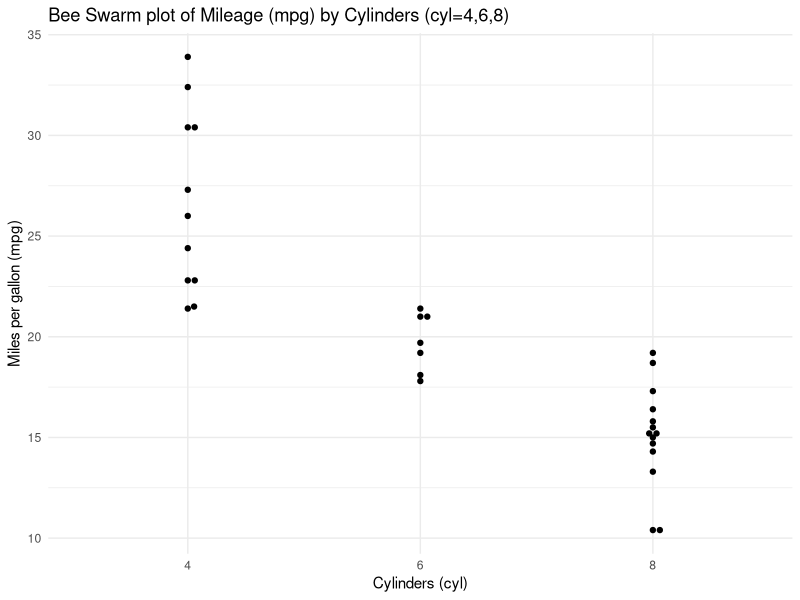
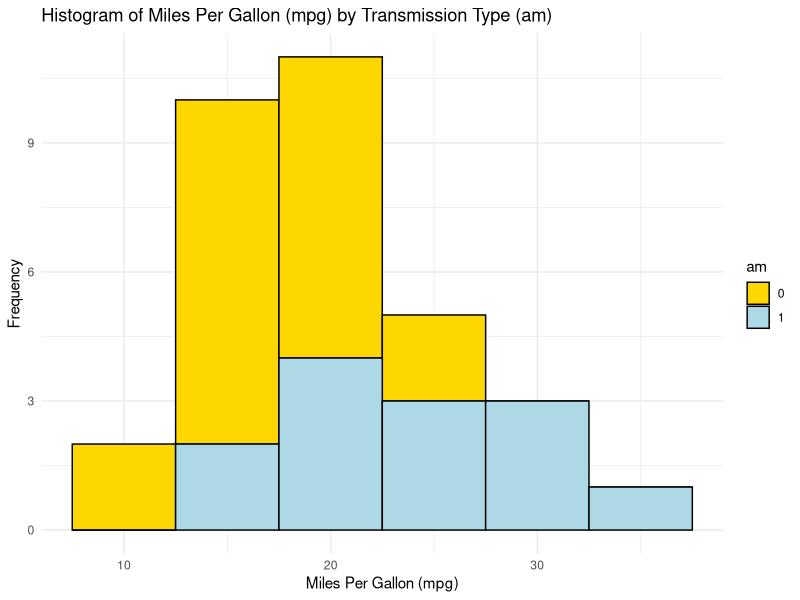
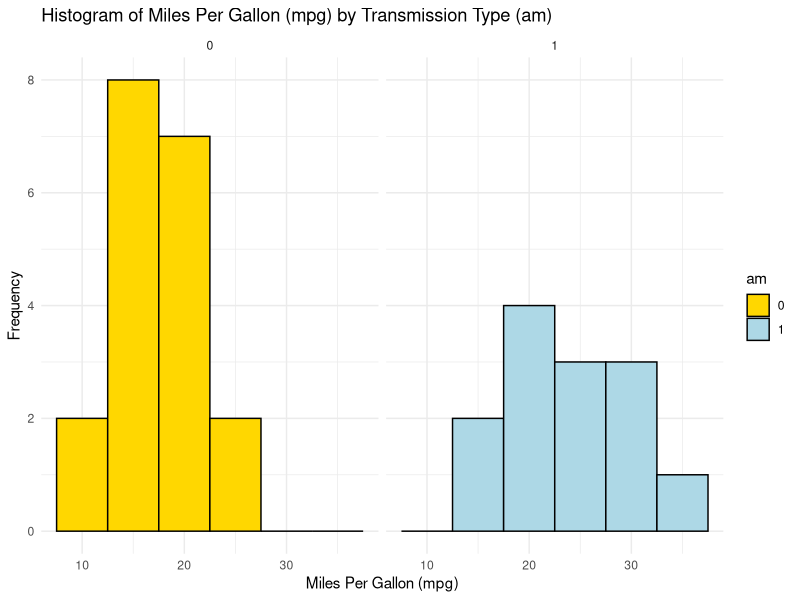
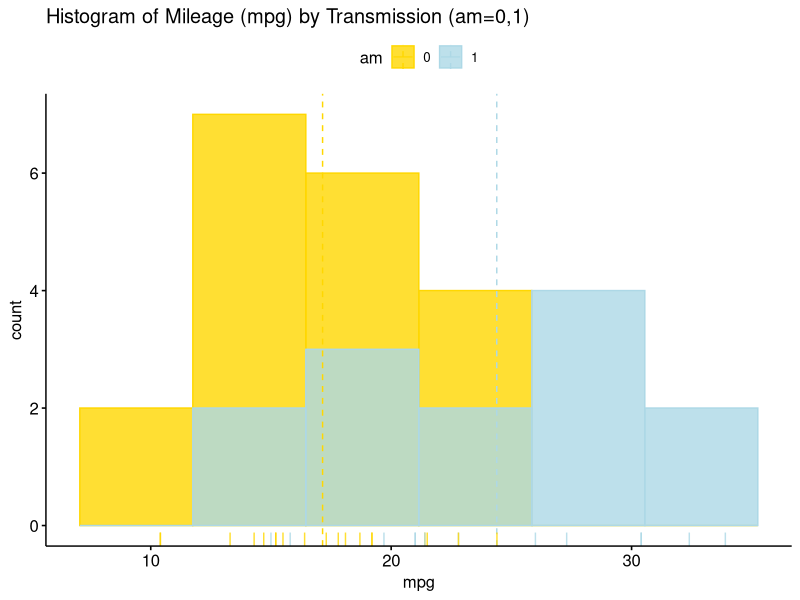
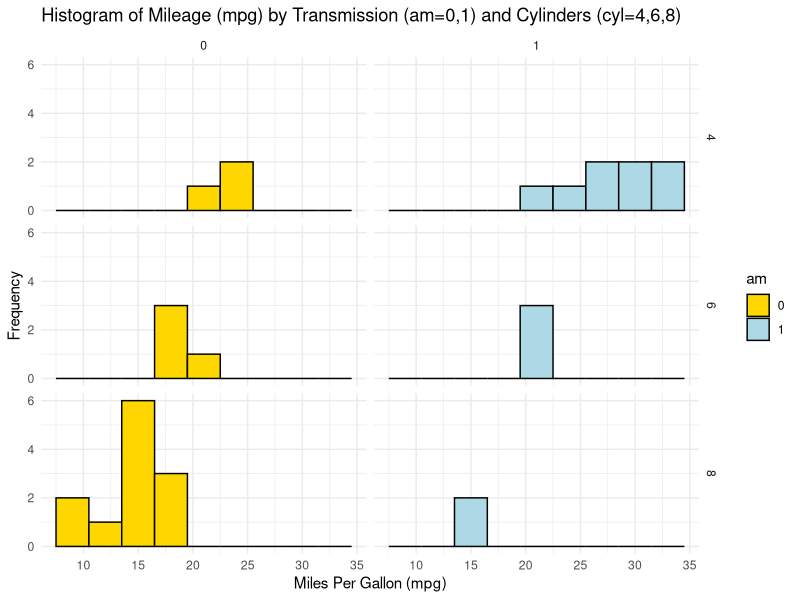
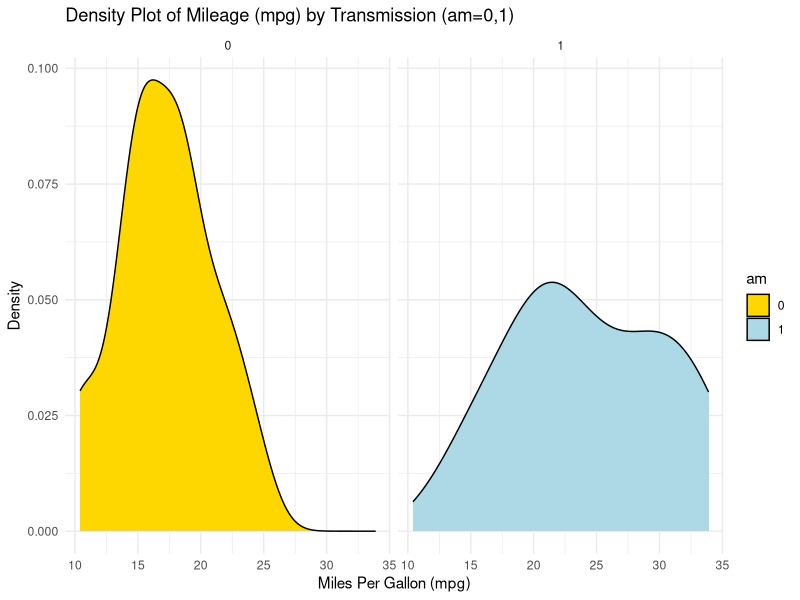
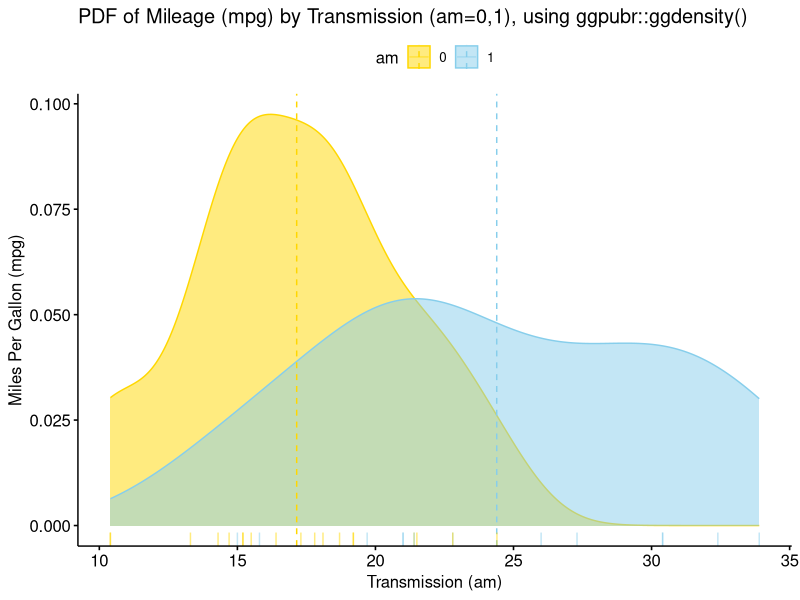
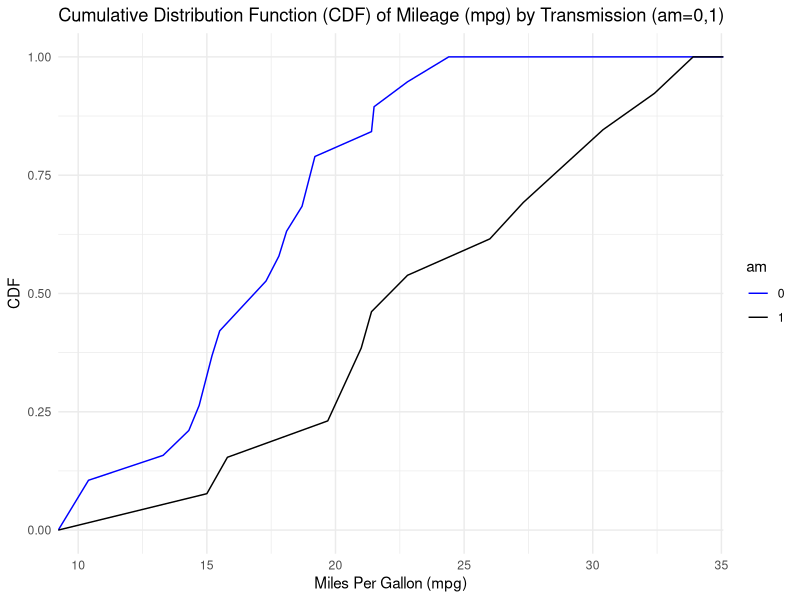

Source code (R) for these figures, in order:
## ---- chunk 1
# Load the required libraries, suppressing annoying startup messages
library(dplyr, quietly = TRUE, warn.conflicts = FALSE)
library(tibble, quietly = TRUE, warn.conflicts = FALSE)
library(knitr) # For formatting tables
# Read the mtcars dataset into a tibble called tb
data(mtcars)
tb <- as_tibble(mtcars)
# Convert relevant columns into factor variables
tb$cyl <- as.factor(tb$cyl) # cyl = {4,6,8}, number of cylinders
tb$am <- as.factor(tb$am) # am = {0,1}, 0:automatic, 1: manual transmission
tb$vs <- as.factor(tb$vs) # vs = {0,1}, v-shaped engine, 0:no, 1:yes
tb$gear <- as.factor(tb$gear) # gear = {3,4,5}, number of gears
# Directly access the data columns of tb, without tb$mpg
attach(tb)
## ---- chunk 2
library(ggplot2)
library(ggbeeswarm)
# Create the beeswarm plot
ggplot(mtcars, 
       aes(x = factor(cyl), 
           y = mpg)) +
  geom_beeswarm() +
  labs(title = "Bee Swarm plot of Mileage (mpg) by Cylinders (cyl=4,6,8)",
       x = "Cylinders (cyl)",
       y = "Miles per gallon (mpg)") +
  theme_minimal() 
## ---- chunk 3
ggplot(tb, aes(x = mpg, 
               fill = am)) +
  geom_histogram(binwidth = 5, color = "black") +
  scale_fill_manual(values = c("gold", "lightblue")) +
  theme_minimal() +
  labs(title = "Histogram of Miles Per Gallon (mpg) by Transmission Type (am)",
       x = "Miles Per Gallon (mpg)",
       y = "Frequency")
## ---- chunk 4
ggplot(tb, aes(x = mpg, 
               fill = am)) +
  geom_histogram(binwidth = 5, color = "black") +
  scale_fill_manual(values = c("gold", "lightblue")) +
  facet_wrap(~ am) +
  theme_minimal() +
  labs(title = "Histogram of Miles Per Gallon (mpg) by Transmission Type (am)",
       x = "Miles Per Gallon (mpg)",
       y = "Frequency")
## ---- chunk 5
library(ggpubr)
gghistogram(tb, 
            x = "mpg", 
            bins = 6,
            add = "mean", 
            rug = TRUE, 
            color = "am", 
            fill = "am", 
            alpha = 0.8,
            palette = c("gold", "lightblue"),
            title = "Histogram of Mileage (mpg) by Transmission (am=0,1)")
## ---- chunk 6
ggplot(tb, aes(x = mpg, 
               fill = am)) +
  geom_histogram(binwidth = 3, color = "black") +
  scale_fill_manual(values = c("gold", "lightblue")) +
  facet_grid(cyl ~ am) +
  theme_minimal() +
  labs(title = "Histogram of Mileage (mpg) by Transmission (am=0,1) and Cylinders (cyl=4,6,8)",
       x = "Miles Per Gallon (mpg)",
       y = "Frequency")

## ---- chunk 7
ggplot(tb, aes(x = mpg, 
               fill = am)) +
  geom_density(color = "black") +
  scale_fill_manual(values = c("gold", "lightblue")) +
  facet_wrap(~ am) +
  theme_minimal() +
  labs(title = "Density Plot of Mileage (mpg) by Transmission (am=0,1)",
       x = "Miles Per Gallon (mpg)",
       y = "Density")

## ---- chunk 8
library(ggpubr)
ggdensity(tb, 
          x = "mpg", 
          color = "am" ,
          fill = "am",
          add = "mean",
          rug = TRUE,
          palette = c("gold", "skyblue"),
          title = "PDF of Mileage (mpg) by Transmission (am=0,1), using ggpubr::ggdensity()",
          ylab = "Miles Per Gallon (mpg)",
          xlab = "Transmission (am)"
)
## ---- chunk 9
library(ggplot2)
# Create separate CDFs for 'am = 0' and 'am = 1'
ggplot(tb, aes(x = mpg, 
               color = factor(am))) +
  stat_ecdf(geom = "line") +
  scale_color_manual(values = c("blue", "black")) +
  labs(x = "Miles Per Gallon (mpg)", y = "CDF", 
       title = "Cumulative Distribution Function (CDF) of Mileage (mpg) by Transmission (am=0,1)",
       color = "am") +
  theme_minimal() 
## ---- chunk 10
library(ggplot2)
ggplot(tb, aes(x = cyl, 
               y = mpg)) +
  geom_boxplot(fill = c("gold","lightblue","lightpink"), 
               color = "black") +
  coord_flip() +
  labs(title = "Boxplot of Mileage (mpg) by Cylinders (cyl=4,6,8)",
       y = "Miles Per Gallon (mpg)",
       x = "Cylinders") +
  theme_minimal()
## ---- chunk 11
library(ggpubr)
ggboxplot(tb, 
          y = "mpg", 
          x = "cyl",
          color = "cyl",
          fill = "white",
          palette = c("black","blue","red"),
          shape = "cyl",
          orientation = "horizontal",
          add = "jitter", #jitter helps display the data points
          title = "Boxplot of Mileage (mpg) by Cylinders (cyl=4,6,8), using ggpubr::ggboxplot()",
          ylab = "Miles Per Gallon (mpg)",
          xlab = "Cylinders"
)
## ---- chunk 12
ggplot(tb, aes(x = as.factor(am), y = mpg, fill = as.factor(am))) +
  geom_boxplot() +
  scale_fill_manual(values = c("gold", "lightblue"), name = "Transmission") +
  facet_grid(~ cyl) +
  theme_minimal() +
  labs(title = "Boxplot of Mileage (mpg) by Cylinders (cyl=4,6,8) and Transmission (am=0,1)",
       x = "Transmission Type (am)",
       y = "Miles Per Gallon (mpg)")

## ---- chunk 13
ggplot(tb, aes(x = as.factor(cyl), y = mpg, fill = as.factor(cyl))) +
  geom_boxplot() +
  scale_fill_manual(values = c("gold", "lightblue", "lightpink"), name = "Cylinders") +
  facet_grid(~ am) +
  theme_minimal() +
  coord_flip() +
  labs(title = "Boxplot of Mileage (mpg) by Transmission (am=0,1) and Cylinders (cyl=4,6,8)",
       x = "Number of Cylinders (cyl)",
       y = "Miles Per Gallon (mpg)")

## ---- chunk 14
library(ggpubr)
ggboxplot(tb, 
          y = "mpg", 
          x = "cyl",
          color = "cyl",
          fill = "white",
          palette = c("black","blue","red"),
          shape = "cyl",
          orientation = "horizontal",
          add = "jitter", #jitter helps display the data points
          facet.by = "am", #split data by "am"
          title = "Boxplot of Mileage by Cylinders, Transmission, with ggpubr::ggboxplot()",
          ylab = "Miles Per Gallon (mpg)",
          xlab = "Cylinders"
)
## ---- chunk 15
library(ggpubr)
ggboxplot(tb, 
          y = "mpg", 
          x = "am",
          color = "am",
          fill = "white",
          palette = c("black", "blue"),  # assuming am has 2 levels; adjust as needed
          shape = "am",
          orientation = "horizontal",
          add = "jitter", #jitter helps display the data points
          facet.by = "cyl", #split data by "cyl"
          title = "Boxplot of Mileage by Transmission, Cylinders, with ggpubr::ggboxplot()",
          ylab = "Miles Per Gallon (mpg)",
          xlab = "Transmission"
)
## ---- chunk 16
library(ggplot2)
ggplot(tb, aes(x = factor(cyl), 
               y = mpg)) +
  geom_violin(aes(fill = factor(cyl)), 
              color = "black") +
  scale_fill_manual(values = c("gold","lightblue","lightpink"), 
                    name = "Cylinders") +
  geom_boxplot(width=0.2, 
               fill="white") +
  coord_flip() +
  labs(title = "Violin Plot and Box Plot of Mileage (mpg) by Cylinders (cyl=4,6,8)",
       y = "Miles Per Gallon (mpg)",
       x = "Cylinders") +
  theme_minimal()
## ---- chunk 17
suppressPackageStartupMessages(library(dplyr))
s1 <- tb %>%
  group_by(cyl) %>%
  summarise(Mean_mpg = mean(mpg, na.rm = TRUE),
            SD_mpg = sd(mpg, na.rm = TRUE))
  
kable(s1, digits=2, caption = "Summary Statistics of Mileage (mpg) by Cylinders (cyl=4,6,8)") 
## ---- chunk 18
suppressPackageStartupMessages(library(ggplot2))
ggplot(s1, 
       aes(x = cyl, y = Mean_mpg)) +
  geom_line(group=1, color = "blue") +
  geom_point(size = 2, color = "red") +
  geom_errorbar(aes(ymin = Mean_mpg - SD_mpg, 
                    ymax = Mean_mpg + SD_mpg), 
                width = .2, colour = "black") +
  labs(x = "Cylinders", y = "Mean mpg",
       title = "Mean and SD of Mileage(mpg) by #Cylinders") +
  theme_minimal()
## ---- chunk 19
library(ggplot2)
# mpg plot
ggplot(s1, 
       aes(x = cyl, 
           y = Mean_mpg)) +
  geom_bar(stat = "identity", 
           fill = "gold") +
  geom_errorbar(aes(ymin = Mean_mpg - SD_mpg, 
                    ymax = Mean_mpg + SD_mpg), 
                width = .2) +
  labs(x = "Cylinders", y = "Mean mpg",
       title = "Mean and SD of Mileage(mpg) by #Cylinders") +
  theme_minimal()
## ---- chunk 20
library(dplyr)
s3 <- tb %>%
  group_by(cyl) %>%
  summarise(
    Mean_mpg = mean(mpg, na.rm = TRUE),
    SD_mpg = sd(mpg, na.rm = TRUE),
    Mean_wt = mean(wt, na.rm = TRUE),
    SD_wt = sd(wt, na.rm = TRUE),
    Mean_hp = mean(hp, na.rm = TRUE),
    SD_hp = sd(hp, na.rm = TRUE)
    ) 
kable(s3, 
      digits=2, 
      caption = "Summary of Mileage (mpg), Weight (wt), Horsepower (hp) by Cylinders (cyl=4,6,8)")
## ---- chunk 21
s4 <- tb %>%
  group_by(cyl, am) %>%
  summarise(Mean_mpg = mean(mpg, na.rm = TRUE),
            SD_mpg = sd(mpg, na.rm = TRUE))
kable(s4, 
      digits=2, 
      caption = "Summary of Mileage (mpg) by Cylinders (cyl=4,6,8) and Transmission (am=0,1)")
## ---- chunk 22
# Create the plot
ggplot(s4, aes(x = interaction(cyl, am), 
               y = Mean_mpg, 
               fill = as.factor(am))) +
  geom_bar(stat = "identity", 
           position = position_dodge()) +
  geom_errorbar(aes(ymin = Mean_mpg - SD_mpg, 
                    ymax = Mean_mpg + SD_mpg), 
                width = .2, 
                position = position_dodge(.9)) +
  labs(x = "Cylinders and Transmission", 
       y = "Mean mpg", 
       fill = "Transmission",
       title = "Summary of Mileage (mpg) by Cylinders (cyl=4,6,8) and Transmission (am=0,1)") +
  theme_minimal()
## ---- chunk 23
library(dplyr)
s5 <- tb %>%
  group_by(am, cyl) %>%
  summarise(Mean_mpg = mean(mpg, na.rm = TRUE),
            SD_mpg = sd(mpg, na.rm = TRUE)) 
kable(s5, 
      digits=2, caption = "Summary of Mileage (mpg) by Transmission (am=0,1) and Cylinders (cyl=4,6,8)")
## ---- chunk 24
# Create the plot
ggplot(s5, 
       aes(x = interaction(am, cyl), 
           y = Mean_mpg, 
           fill = as.factor(cyl))) +
  geom_bar(stat = "identity", 
           alpha = 0.7, 
           position = position_dodge()) +
  geom_errorbar(aes(ymin = Mean_mpg - SD_mpg, 
                    ymax = Mean_mpg + SD_mpg), 
                width = .2, 
                position = position_dodge(.9)) +
  labs(x = "Transmission and Cylinders", 
       y = "Mean mpg", 
       fill = "Cylinders",
       title = "Summary of Mileage (mpg) by Transmission (am=0,1) and Cylinders (cyl=4,6,8)") +
  theme_minimal()
## ---- chunk 25
s6 <- tb %>%
  group_by(am, cyl) %>%
  summarise(
    Mean_mpg = mean(mpg, na.rm = TRUE),
    SD_mpg = sd(mpg, na.rm = TRUE),
    Mean_wt = mean(wt, na.rm = TRUE),
    SD_wt = sd(wt, na.rm = TRUE),
    Mean_hp = mean(hp, na.rm = TRUE),
    SD_hp = sd(hp, na.rm = TRUE)
    )
kable(s6, 
      digits=2, caption = "Summary of Mileage (mpg) by Transmission (am=0,1) and Cylinder (cyl=4,6,8)")
## ---- chunk 26
library(ggplot2)

ggplot(tb, aes(x = factor(cyl), y = mpg)) +
  geom_violin(aes(fill = factor(cyl)), color = "black") +
  scale_fill_manual(values = c("gold", "lightblue", "lightpink"), name = "Cylinders") +
  geom_boxplot(width = 0.2, fill = "white") +
  coord_flip() +
  labs(title = "Violin Plot and Box Plot of Mileage (mpg) by Cylinders and Transmission",
       y = "Miles Per Gallon (mpg)",
       x = "Cylinders") +
  facet_grid(am ~ ., scales = "free_y", space = "free_y", labeller = labeller(am = function(x) ifelse(x == 0, "Automatic", "Manual"))) +
  theme_minimal()

## ---- chunk 27
library(ggplot2)
library(dplyr)

# Modify the data first
tb_modified <- tb %>%
  mutate(am = factor(am, levels = c(0, 1), labels = c("Automatic", "Manual")))

# Create the plot
ggplot(tb_modified, 
       aes(x = factor(cyl), 
           y = mpg)) +
  geom_violin(aes(fill = factor(cyl)), 
              color = "black") +
  scale_fill_manual(values = c("gold", "lightblue", "lightpink"), 
                    name = "Cylinders") +
  geom_boxplot(width = 0.2, fill = "white") +
  coord_flip() +
  labs(title = "Violin Plot and Box Plot of Mileage (mpg) by Cylinders and Transmission",
       y = "Miles Per Gallon (mpg)",
       x = "Cylinders") +
  facet_grid(am ~ ., 
             scales = "free_y", 
             space = "free_y") +
  theme_minimal()
